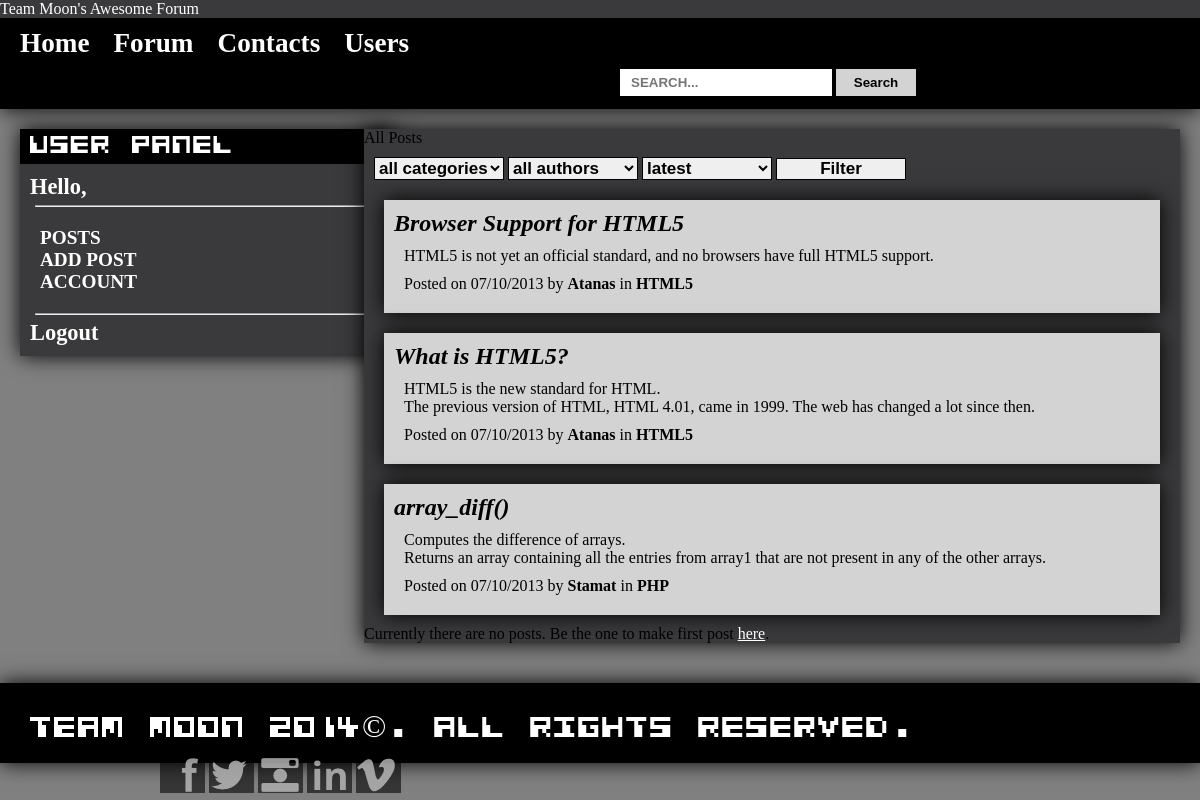
Before: /test-theme/posts.php with the older database file.
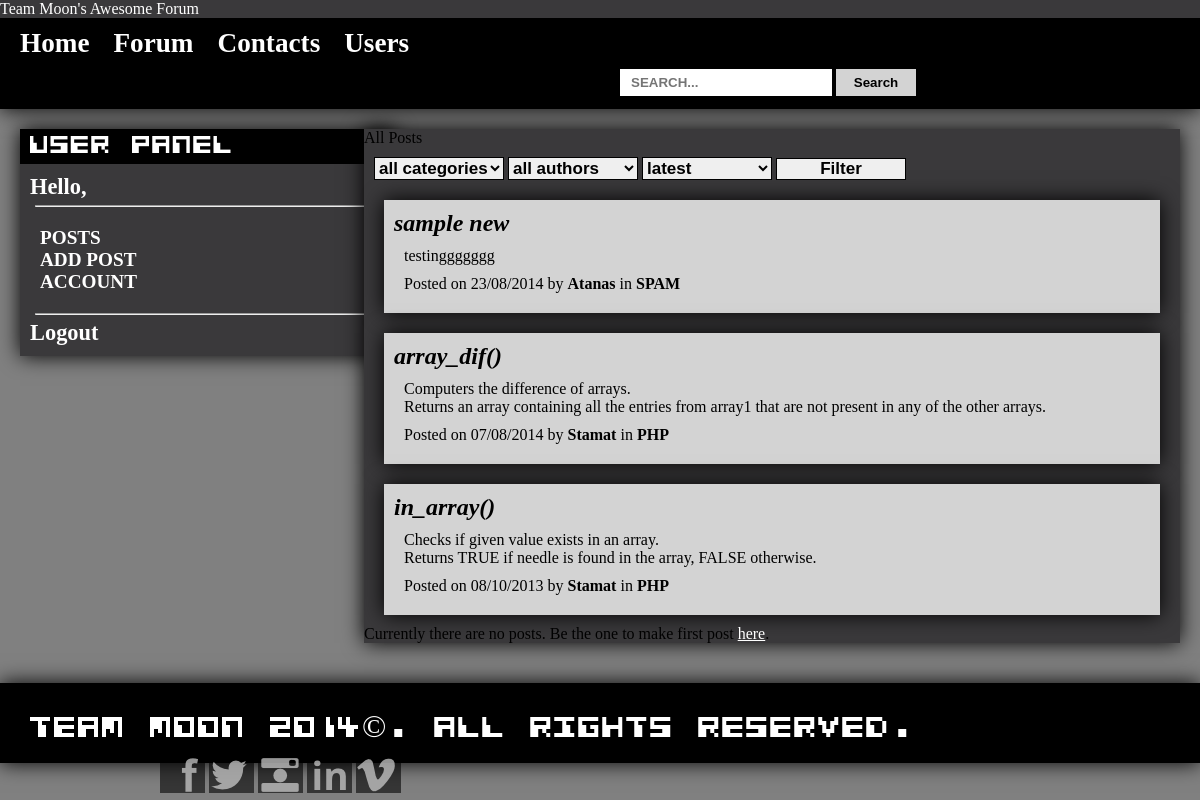
After: the same page with the newer database file.
### tables this page shows
CREATE TABLE IF NOT EXISTS `messages` (
  `message_id` int(11) NOT NULL AUTO_INCREMENT,
  `category_id` int(11) NOT NULL,
  `author_id` int(11) NOT NULL,
  `date_published` datetime NOT NULL,
  `title` varchar(50) NOT NULL,
  `body` varchar(250) NOT NULL,
  `tags` varchar(250) NOT NULL,
  `views_count` int(11) NOT NULL,
  PRIMARY KEY (`message_id`)
);

CREATE TABLE IF NOT EXISTS `users` (
  `user_id` int(11) NOT NULL AUTO_INCREMENT,
  `name` varchar(50) NOT NULL,
  `passwd` varchar(50) NOT NULL,
  `activity` varchar(50) NOT NULL DEFAULT '0',
  `access_lvl` tinyint(4) NOT NULL DEFAULT '1',
  PRIMARY KEY (`user_id`),
  UNIQUE KEY `name` (`name`)
);

CREATE TABLE IF NOT EXISTS `categories` (
  `category_id` int(11) NOT NULL AUTO_INCREMENT,
  `category_name` varchar(50) NOT NULL,
  PRIMARY KEY (`category_id`),
  UNIQUE KEY `category_name` (`category_name`)
);

### includes/functions.php (called while the page is built, shortened)
<?php
function existLoggedUser() {
    if (isset($_SESSION['isLogged']) && $_SESSION['isLogged'] == true) {
        return true;
    } else {
        return false;
    }
}

### test-theme/posts.php (the view, shortened to what this page needs)
<?php
require '../includes/functions.php';
require 'header.php';
?>
<div id="asides">
			<aside>
				<?php if (!existLoggedUser()) { ?>
                    <header>User Panel</header>
                    <div id="hello-user">
                        <p>Hello, <?php echo $username . ' ' ?></p>
                        <hr>
                	<ul>
                	               	<li><a href="">POSTS</a></li>
                	               	<li><a href="add-post.php">ADD POST</a></li>
                	               	<li><a href="">ACCOUNT</a></li>
					</ul>
					<hr>
					<a href="processing/logout.php">Logout</a>
                    </div>
                <?php } ?>
            </aside>
</div>
<main id="posts-main">
	<header>All Posts</header>
		<div id="filter-form">
	    <form method="POST" action="processing/manage-filter.php" role="form">
	        <select name="category">
	            <option value="all">all categories</option>
	        </select>
	        <select name="author">
	            <option value="all">all authors</option>
	        </select>
	        <select name="sort">
	            <option value="desc">latest</option>
	        </select>
	        <input type="submit" value="Filter" name="filter" />
	    </form>
	</div>
<?php
$filterForPagination = '';
if ((isset($_GET['sort']) && $_GET['sort'] == 'asc')) {
    $orderBy = "ORDER BY msg.date_published ASC";
    $filterForPagination .= '&sort=' . $_GET['sort'];
} else if (isset($_GET['sort']) && $_GET['sort'] == 'desc') {
    $orderBy = "ORDER BY msg.date_published DESC";
    $filterForPagination .= '&sort=' . $_GET['sort'];
} else {
    $orderBy = "ORDER BY msg.date_published DESC";
}
$finalFilter = '';
if (isset($_GET['page'])) {
    $page = (int) $_GET['page'];
} else {
    $page = 1;
}
$ofset = ($page * POSTS_PER_PAGE) - POSTS_PER_PAGE;
$sql = "
    SELECT *
    FROM `messages` AS msg
    LEFT JOIN `categories` AS cat
    ON msg.category_id = cat.category_id
    LEFT JOIN `users` AS usr
    ON msg.author_id = usr.user_id
    " . $finalFilter . "
    " . $orderBy . "
    LIMIT " . $ofset . ", " . POSTS_PER_PAGE . "
";
$query = mysqli_query($connection, $sql);
$countFilteredPosts = $query->num_rows;
$sqlWithoutLimit = "
    SELECT *
    FROM `messages` AS msg
    LEFT JOIN `categories` AS cat
    ON msg.category_id = cat.category_id
    LEFT JOIN `users` AS usr
    ON msg.author_id = usr.user_id
    " . $finalFilter . "
";
$queryWithoutLimit = mysqli_query($connection, $sqlWithoutLimit);
$countFilteredPostsWithoutLimit = $queryWithoutLimit->num_rows;
?>
<?php while ($row = $query->fetch_assoc()) { ?>
    <?php
    $messageId = $row['message_id'];
    $categoryId = $row['category_id'];
    $categoryName = $row['category_name'];
    $authorId = $row['author_id'];
    $authorName = $row['name'];
    $datePublished = date('d/m/Y', strtotime($row['date_published']));
    $title = $row['title'];
    $body = nl2br($row['body']);
    ?>
    <article class="post">
        <header class="post-header">
            <a href="post.php?id=<?php echo $messageId; ?>"><?php echo $title; ?></a>
        </header>
        <div class="post-body">
            <p><?php echo $body; ?></p>
        </div>
        <footer class="post-footer">
            Posted on <?php echo $datePublished; ?> by
            <a href="posts.php?author=<?php echo $authorId; ?>" title="Posts by <?php echo $authorName; ?>"><?php echo $authorName; ?></a>
            in <a href="posts.php?cat=<?php echo $categoryId; ?>" title="View all posts in <?php echo $categoryName; ?>"><?php echo $categoryName; ?></a>
        </footer>
    </article>
<?php } ?>
<?php if ($countAllPosts == 0) { ?>
    <div class="no-posts">
        Currently there are no posts. Be the one to make first post
        <a title="Add Post" href="add-post.php">here</a>.
    </div>
<?php } else if ($countAllPosts > 0 && $countFilteredPosts == 0) { ?>
    <div class="no-posts">
        There are no posts for your filter criterion.
    </div>
<?php } else if ($countFilteredPostsWithoutLimit > POSTS_PER_PAGE) {
     require 'includes/pagination.php';
} ?>
</main>
<?php
require 'footer.php';
?>

Changed rows visible on the page:
no longer on this page (row edited): messages: title "Browser Support for HTML5", body "HTML5 is not yet an official standard, and no browsers have full HTML5 support.", date_published "07/10/2013", author.name "Atanas", category.category_name "HTML5"
no longer on this page (row edited): messages: title "What is HTML5?", body "HTML5 is the new standard for HTML. The previous version of HTML, HTML 4.01, came in 1999. The web has changed a lot since then.", date_published "07/10/2013", author.name "Atanas", category.category_name "HTML5"
added messages: title "sample new", body "testinggggggg", date_published "23/08/2014", author.name "Atanas", category.category_name "SPAM"
changed messages: title "array_diff()" → "array_dif()"; body "Computes the difference of arrays. Returns an array containing all the entries from array1 that are not present in any of the other arrays." → "Computers the difference of arrays. Returns an array containing all the entries from array1 that are not present in any of the other arrays."; date_published "07/10/2013" → "07/08/2014"
now on this page (row edited): messages: title "in_array()", body "Checks if given value exists in an array. Returns TRUE if needle is found in the array, FALSE otherwise.", date_published "08/10/2013", author.name "Stamat", category.category_name "PHP"
